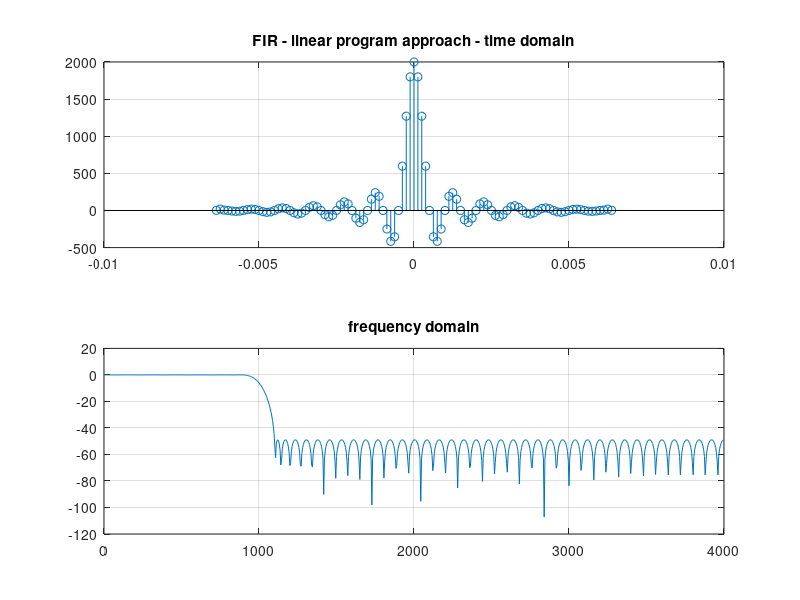

This figure's MATLAB source:
clearvars
close all
clc

%% LAB 4 FIR FILTER - LOW PASS - REMEZ ALGORITHM TECHNIQUE
%
% ideally a low-pass filter with cutoff frequency 
f0 = 1e3; % [Hz]
% and repetition rate
Fp = 8e3; % [Hz]
% so that the samplig period is
T = 1/Fp; % [s]

% number of samples is N+1
N = 100; % must be an even number

% limit frequencies
al = 0.1; % transition bandwidth in percentage
fp = f0*(1-al); % pass band upper limit
fs = f0*(1+al); % stop band lower limit

% firpmord  Parks-McClellan optimal equiripple FIR order estimator.
% 
%     [N,Fo,Ao,W] = firpmord(F,A,DEV,Fs) 
%
%     finds the approximate order N, 
%     normalized frequency band edges Fo, frequency band magnitudes Ao and 
%     weights W to be used by the FIRPM function as follows:
%
%         h = firpm(N,Fo,Ao,W)
% 
%     The resulting filter will approximately meet the specifications given
%     by the input parameters F, A, and DEV.  F is a vector of cutoff
%     frequencies in Hz, in ascending order between 0 and half the sampling
%     frequency Fs. If you do not specify Fs, it defaults to 2.  A is a
%     vector specifying the desired function's amplitude on the bands defined
%     by F. The length of F is twice the length of A, minus 2 (it must
%     therefore be even).  The first frequency band always starts at zero,
%     and the last always ends at Fs/2.  It is not necessary to add these
%     elements to the  F vector.  DEV is a vector of maximum deviations or
%     ripples (in linear units) allowable for each band.  DEV must have the
%     same length as A.

err_lim = 0.0037; % -48.636 dB, to be used in DEV

% 1) design the filter using firpmord and firpm
F=[fp,fs];
A=[1,0];
DEV=[err_lim,err_lim];
[N,Fo,Ao,W] = firpmord(F,A,DEV,Fp);
h = firpm(N,Fo,Ao,W)/T;

% 2) plot the filter coefficients in time
figure
subplot(2,1,1)
t = T*(-N/2:N/2);
stem(t,h); grid; title('FIR - linear program approach - time domain')

% 3) show the filter frequency response 
% behaviour in frequency obtained by use of function freqz
[H0,ff] = freqz(h,1,8*(N+1),Fp);
H0 = T*H0; % normalization factor

subplot(2,1,2)
plot(ff,20*log10(abs(H0))); grid; xlim([0 Fp/2]); 
title('frequency domain')

